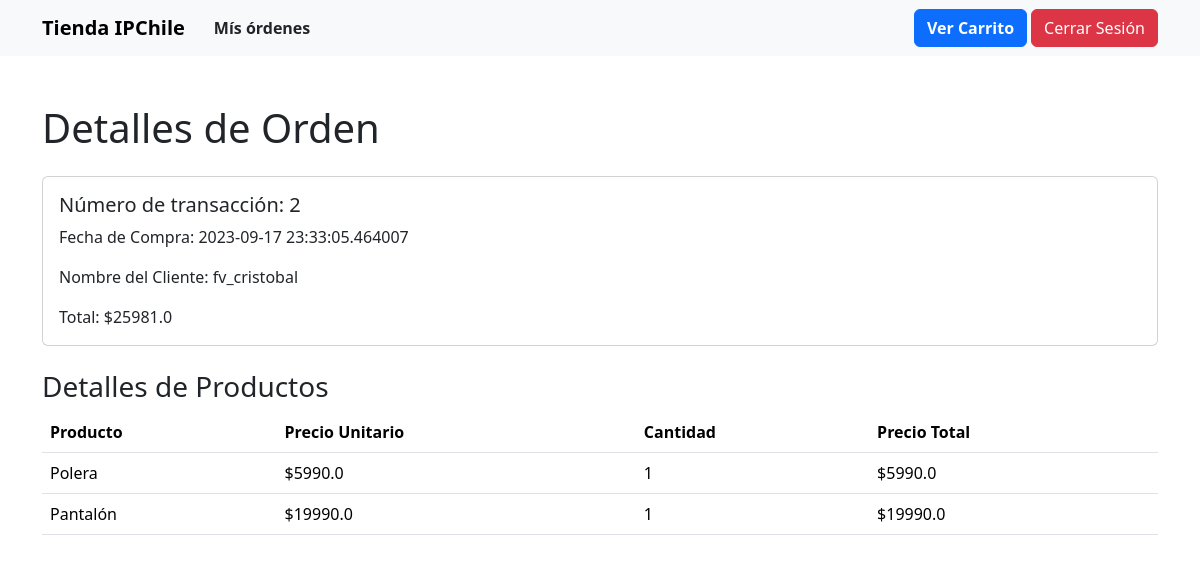
The page /detalles_orden/2 (signed in) on the database its author committed.
### app.py (models this page shows)
class Orden(db.Model):
    __tablename__ = 'ordenes'
    id = db.Column(db.Integer, primary_key=True)
    cliente_id = db.Column(db.Integer, db.ForeignKey('usuarios.id'), nullable=False)
    fecha = db.Column(db.DateTime, nullable=False, default=datetime.utcnow)
    total = db.Column(db.Float, nullable=False)
    detalles = db.relationship('DetalleOrden', backref='orden', lazy=True)
    cliente = db.relationship('Usuario', foreign_keys=[cliente_id])

class Usuario(UserMixin, db.Model):
    __tablename__ = 'usuarios'
    id = db.Column(db.Integer, primary_key=True)
    nombre = db.Column(db.String(255), nullable=False)
    email = db.Column(db.String(255), unique=True, nullable=False)
    password = db.Column(db.String(255), nullable=False)

class DetalleOrden(db.Model):
    __tablename__ = 'detalles_orden'
    id = db.Column(db.Integer, primary_key=True)
    orden_id = db.Column(db.Integer, db.ForeignKey('ordenes.id'), nullable=False)
    producto_id = db.Column(db.Integer, db.ForeignKey('productos.id'), nullable=False)
    cantidad = db.Column(db.Integer, nullable=False)
    precio_unitario = db.Column(db.Float, nullable=False)
    producto = db.relationship('Producto', foreign_keys=[producto_id])

class Producto(db.Model):
    __tablename__ = 'productos'
    id = db.Column(db.Integer, primary_key=True)
    nombre = db.Column(db.String(255), nullable=False)
    descripcion = db.Column(db.Text, nullable=True)
    imagen_url = db.Column(db.String(255), nullable=True)
    precio = db.Column(db.Integer, nullable=False)

### app.py (the view)
@app.route('/detalles_orden/<int:orden_id>')
@login_required
def detalles_orden(orden_id):
    orden = Orden.query.get(orden_id)
    if not orden:
        return "La orden no existe."
    detalles = DetalleOrden.query.filter_by(orden_id=orden_id).all()
    return render_template('detalles_orden.html', orden=orden, detalles=detalles)

### app.py (called while the page is built)
@login_manager.user_loader
def load_user(user_id):
    return Usuario.query.get(int(user_id))

### templates/detalles_orden.html (shortened to what this page needs)
<!DOCTYPE html>
<html lang="en">
<head>
    <link href="https://cdn.jsdelivr.net/npm/bootstrap@5.3.2/dist/css/bootstrap.min.css" rel="stylesheet"
>
</head>
<body>
<nav class="navbar navbar-expand-lg navbar-light bg-light fw-bold">
    <div class="container fw-bold">
        <a class="navbar-brand " href="/productos">Tienda IPChile</a>
        <div class="collapse navbar-collapse justify-content-between fw-bold" id="navbarNav">
            <ul class="navbar-nav">
                <li class="nav-item">
                    <a class="btn fw-bold" href="/mis_ordenes">Mís órdenes</a>
                </li>
            </ul>
            <ul class="navbar-nav fw-bold">
                <li class="nav-item">
                    <a class="btn btn-primary fw-bold" href="/ver_carrito">Ver Carrito</a>
                </li>
                {% if current_user.is_authenticated %}
                    <li class="nav-item ">
                        <a class="btn btn-danger" href="{{ url_for('logout') }}">Cerrar Sesión</a>
                    </li>
                {% endif %}
            </ul>
        </div>
    </div>
</nav>
<div class="container mt-5">
    <h1 class="mb-4">Detalles de Orden</h1>
    <div class="card">
        <div class="card-body">
            <h5 class="card-title">Número de transacción: {{ orden.id }}</h5>
            <p class="card-text">Fecha de Compra: {{ orden.fecha }}</p>
            <p class="card-text">Nombre del Cliente: {{ orden.cliente.nombre }}</p>
            <p class="card-text">Total: ${{ orden.total }}</p>
        </div>
    </div>
    <h3 class="mt-4">Detalles de Productos</h3>
    <table class="table">
        <thead>
        <tr>
            <th>Producto</th>
            <th>Precio Unitario</th>
            <th>Cantidad</th>
            <th>Precio Total</th>
        </tr>
        </thead>
        <tbody>
        {% for detalle in detalles %}
            <tr>
                <td>{{ detalle.producto.nombre }}</td>
                <td>${{ detalle.precio_unitario }}</td>
                <td>{{ detalle.cantidad }}</td>
                <td>${{ detalle.precio_unitario * detalle.cantidad }}</td>
            </tr>
        {% endfor %}
        </tbody>
    </table>
</div>
</body>
</html>

### rows shown on the page
Orden: id "2", fecha "2023-09-17 23:33:05.464007", total "25981.0"
Usuario: cliente.nombre "fv_cristobal"
DetalleOrden: producto.nombre "Polera", precio_unitario "5990.0", cantidad "1", detalle.precio_unitario*detalle.cantidad "5990.0"
DetalleOrden: producto.nombre "Pantalón", precio_unitario "19990.0", cantidad "1", detalle.precio_unitario*detalle.cantidad "19990.0"
